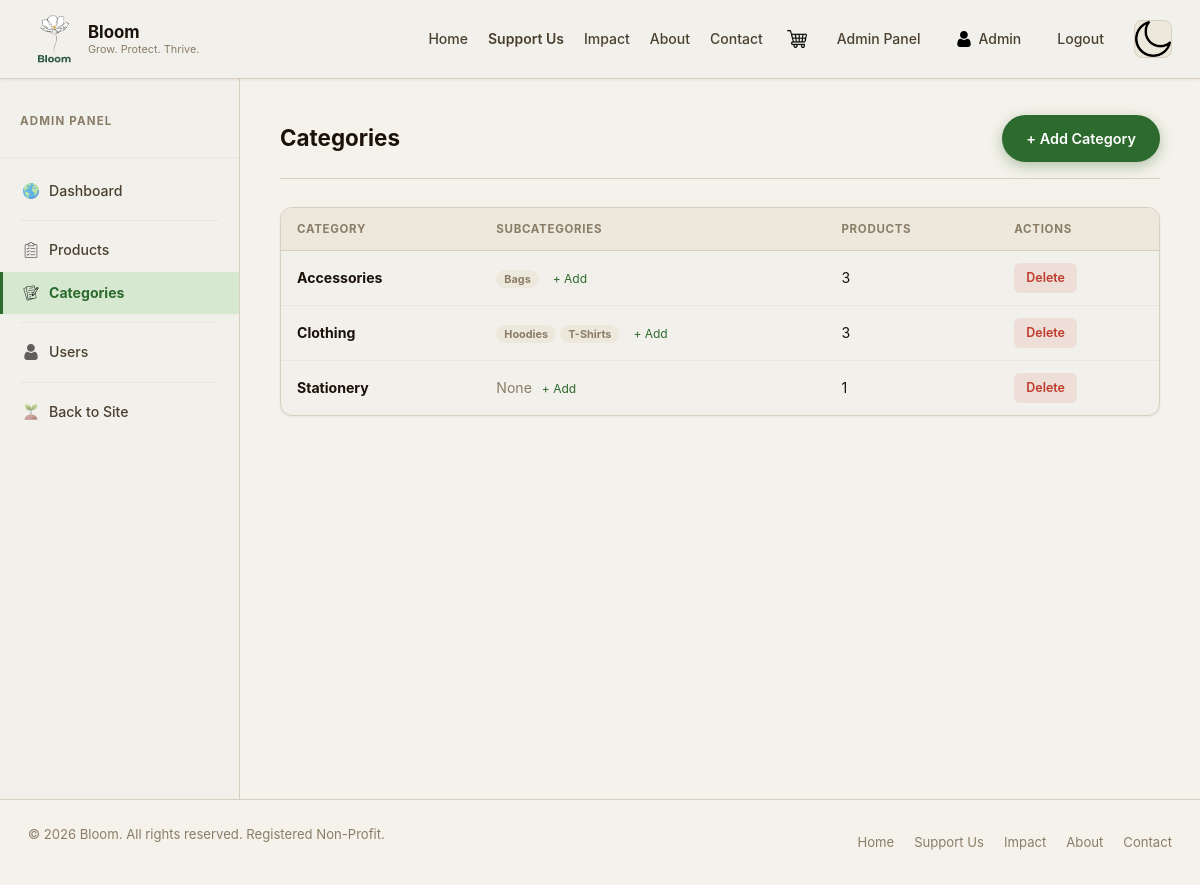
Screenshot of /panel/categories/ (signed in) with the database file from the repository.
### catalogue/models.py (models this page shows, shortened)
class Category(models.Model):
    name        = models.CharField(max_length=80)
    slug        = models.SlugField(unique=True)
    description = models.TextField(blank=True)
    class Meta:
        verbose_name_plural = 'categories'
        ordering = ['name']

class Subcategory(models.Model):
    category    = models.ForeignKey(Category, on_delete=models.CASCADE, related_name='subcategories')
    name        = models.CharField(max_length=80)
    slug        = models.SlugField(unique=True)
    class Meta:
        verbose_name_plural = 'subcategories'
        ordering = ['name']

### admin_panel/views.py (the view)
    @login_required
    def wrapped(request, *args, **kwargs):
        if not request.user.is_staff:
            raise PermissionDenied
        return view_func(request, *args, **kwargs)

### admin_panel/views.py (called while the page is built)
def staff_required(view_func):
    @login_required
    def wrapped(request, *args, **kwargs):
        if not request.user.is_staff:
            raise PermissionDenied
        return view_func(request, *args, **kwargs)
    return wrapped

@staff_required
def categories(request):
    cats = Category.objects.prefetch_related('subcategories').all()
    return render(request, 'panel/categories.html', {'categories': cats})

### shop/context_processors.py (called while the page is built)
def cart_count(request):
    count = 0
    if request.user.is_authenticated:
        from shop.models import CartItem
        count = CartItem.objects.filter(user=request.user).count()
    return {'cart_count': count}

### templates/panel/categories.html (shortened to what this page needs)
{% extends 'panel/base_panel.html' %}
{% load static %}
{% block panel_content %}
<div class="panel-header">
    <h1 class="panel-header_title">Categories</h1>
    <a href="{% url 'panel:category_add' %}" class="btn-primary">+ Add Category</a>
</div>
<div class="panel-table-wrap">
    <table class="panel-table">
        <thead><tr><th>Category</th><th>Subcategories</th><th>Products</th><th>Actions</th></tr></thead>
        <tbody>
        {% for cat in categories %}
        <tr>
            <td><strong>{{ cat.name }}</strong></td>
            <td>
                {% for sub in cat.subcategories.all %}<span class="panel-badge panel-badge--user" style="margin-right:4px;">{{ sub.name }}</span>{% empty %}<span style="color:var(--text3);">None</span>{% endfor %}
                <a href="{% url 'panel:subcategory_add' cat.id %}" style="font-size:.75rem;color:var(--green);margin-left:6px;">+ Add</a>
            </td>
            <td>{{ cat.products.count }}</td>
            <td><a href="{% url 'panel:category_delete' cat.id %}" class="action-btn delete" style="background:rgba(192,57,43,.1);color:#c0392b;">Delete</a></td>
        </tr>
        {% empty %}
        <tr><td colspan="4" style="color:var(--text3);">No categories yet.</td></tr>
        {% endfor %}
        </tbody>
    </table>
</div>
{% endblock %}

### templates/base.html (shortened to what this page needs)
{% load static %}
<!DOCTYPE html>
<html lang="en" data-theme="light">
<head>
    <link rel="stylesheet"
          href="https://cdn.jsdelivr.net/npm/bootstrap@5.3.8/dist/css/bootstrap.min.css"
 />
    <link rel="stylesheet" href="{% static 'css/style.css' %}" />
    <link rel="stylesheet" href="{% static 'css/style-auth.css' %}" />
    {% block extra_css %}{% endblock %}
</head>
<body>
<nav class="navbar navbar-expand-lg navbar-light sticky-top"
     id="navbar"
     role="navigation"
     aria-label="Main navigation"
     style="background: var(--card-bg); border-bottom: 1px solid var(--border); box-shadow: var(--shadow1);">
    <div class="container">
        <a href="{% url 'core:home' %}" class="navbar-brand d-flex align-items-center gap-2" aria-label="Bloom Home">
            <div class="logo-icon" aria-hidden="true">
                <img src="{% static 'assets/logo.png' %}"
                     alt="Bloom logo"
                     width="52" height="52"
                     style="width:52px;height:52px;object-fit:contain;border-radius:8px;"
                     onerror="this.style.display='none'" />
            </div>
            <div class="logo-text">
                <span class="logo-text_name">Bloom</span>
                <span class="logo-text_tagline">Grow. Protect. Thrive.</span>
            </div>
        </a>
        <div class="collapse navbar-collapse" id="navLinks">
            <ul class="navbar-nav ms-auto align-items-center gap-1">
                <li class="nav-item"><a href="{% url 'core:home' %}"        class="nav-link">Home</a></li>
                <li class="nav-item"><a href="{% url 'shop:support' %}"     class="nav-link nav-link--support">Support Us</a></li>
                <li class="nav-item"><a href="{% url 'core:impact' %}"      class="nav-link">Impact</a></li>
                <li class="nav-item"><a href="{% url 'core:about' %}"       class="nav-link">About</a></li>
                <li class="nav-item"><a href="{% url 'core:contact' %}"     class="nav-link">Contact</a></li>
            </ul>
            {% if user.is_authenticated %}
            <a href="{% url 'shop:cart' %}" class="nav-cart ms-2" aria-label="View cart">
                <img src="{% static 'assets/icons/cart.png' %}" alt="Cart" style="width:20px;height:20px;object-fit:contain;" />
            </a>
            {% endif %}
            <div class="nav-auth ms-2 d-flex align-items-center gap-2">
                {% if user.is_authenticated %}
                    {% if user.is_staff %}
                    <a href="{% url 'panel:dashboard' %}" class="nav-link nav-link--admin">Admin Panel</a>
                    {% endif %}
                    <a href="{% url 'accounts:dashboard' %}" class="nav-link nav-link--user">
                        {% if user.profile.avatar %}
                        <img src="{{ user.profile.avatar.url }}"
                             alt="{{ user.username }}"
                             style="width:28px;height:28px;border-radius:50%;object-fit:cover;border:2px solid var(--green);flex-shrink:0;" />
                        {% else %}
                        <img src="{% static 'assets/icons/icon-person.png' %}"
                             alt=""
                             aria-hidden="true"
                             style="width:16px;height:16px;object-fit:contain;" />
                        {% endif %}
                        {{ user.first_name|default:user.username }}
                    </a>
                    <form method="post" action="{% url 'accounts:logout' %}" style="margin:0;">
                        <button type="submit" class="nav-link nav-link--logout">Logout</button>
                    </form>
                {% else %}
                    <button class="nav-link nav-link--login" id="navLoginBtn" data-auth-trigger="login">Login</button>
                    <button class="btn-primary btn-primary--sm" id="navRegisterBtn" data-auth-trigger="register">Register</button>
                {% endif %}
            </div>
            <button class="theme-toggle ms-3" id="themeToggle" aria-label="Toggle dark mode" title="Toggle light / dark mode">
                <img class="icon-moon" src="{% static 'assets/icons/icon-moon.png' %}" alt="Dark mode"  aria-hidden="true" />
            </button>
        </div>
    </div>
</nav>
<main class="page-content">
    {% block content %}{% endblock %}
</main>
<footer role="contentinfo">
    <div class="container">
        <div class="footer_inner">
            <p class="footer_copy">&copy; 2026 Bloom. All rights reserved. Registered Non-Profit.</p>
            <nav class="footer_links" aria-label="Footer navigation">
                <a href="{% url 'core:home' %}">Home</a>
                <a href="{% url 'shop:support' %}">Support Us</a>
                <a href="{% url 'core:impact' %}">Impact</a>
                <a href="{% url 'core:about' %}">About</a>
                <a href="{% url 'core:contact' %}">Contact</a>
            </nav>
        </div>
    </div>
</footer>
</body>
</html>

### static/css/style.css (style rules this page uses)
:root { --bg: #f5f2eb; --card-bg: #f2f0eb; --section: #ede8dc; --text1: #1a1208; --text2: #4a4030; --text3: #8a7d68; --green: #2d6a2d; --green2: #3d8c3d; --greentint: #d6e8d0; --vibrant-green: #4a7c3f; --orange: #a0522d; --red: #c0392b; --border: #d8cfc0; --border2: #ece6da; --shadow1: 0 1px 3px rgba(30,18,0,.07); --shadow2: 0 4px 16px rgba(30,18,0,.1); --shadow3: 0 12px 40px rgba(30,18,0,.14); --nav: 68px; --radius: 12px; --time: 0.2s ease; }
#navbar a.nav-link--support { font-weight: 600; }
*, *::before, *::after { box-sizing: border-box; margin: 0; padding: 0; }
body { font-family: -apple-system, BlinkMacSystemFont, 'Segoe UI', sans-serif; background: var(--bg); color: var(--text1); line-height: 1.6; transition: background var(--time), color var(--time); }
ul { list-style: none; }
a { text-decoration: none; color: inherit; }
img { display: block; max-width: 100%; }
button { cursor: pointer; border: none; background: none; font-family: inherit; }
.container { width: 100%; max-width: 1200px; margin: 0 auto; padding: 0 28px; }
.btn-primary { display: inline-flex; align-items: center; gap: 8px; border-radius: 100px; padding: 12px 24px; font-family: -apple-system, BlinkMacSystemFont, 'Segoe UI', sans-serif; font-size: .9rem; font-weight: 600; white-space: nowrap; background: var(--green) !important; color: #fff !important; border-color: var(--green) !important; box-shadow: 0 4px 14px rgba(45,106,45,.35); --bs-btn-bg: var(--green); --bs-btn-border-color: var(--green); --bs-btn-hover-bg: var(--green2); --bs-btn-hover-border-color: var(--green2); --bs-btn-active-bg: var(--green2); --bs-btn-active-border-color: var(--green2); }
.navbar-brand .logo-text { display: flex; flex-direction: column; line-height: 1.2; }
.navbar-brand .logo-text_name { font-family: -apple-system, BlinkMacSystemFont, 'Segoe UI', sans-serif; font-weight: 700; font-size: 1.05rem; color: var(--text1); }
.navbar-brand .logo-text_tagline { font-size: .68rem; color: var(--text3); }
.navbar .nav-link { font-size: .875rem; font-weight: 500; color: var(--text2); padding: 7px 14px; border-radius: 8px; transition: color var(--time), background var(--time); }
.theme-toggle { width: 38px; height: 38px; border-radius: 8px; background: var(--section); border: 1px solid var(--border); display: flex; align-items: center; justify-content: center; color: var(--text2); transition: all var(--time); }
.theme-toggle .icon-moon { display: block; }
footer { padding: 24px 0; border-top: 1px solid var(--border); }
.footer_inner { display: flex; align-items: center; justify-content: space-between; gap: 16px; }
.footer_copy { font-size: .82rem; color: var(--text3); }
.footer_links { display: flex; gap: 20px; }
.footer_links a { font-size: .82rem; color: var(--text3); transition: color var(--time); }

### static/css/style-auth.css (style rules this page uses)
.nav-link--logout { background: none; border: none; font-family: -apple-system, BlinkMacSystemFont, 'Segoe UI', sans-serif; font-size: .88rem; font-weight: 500; color: var(--text3); cursor: pointer; padding: 6px 12px; border-radius: 6px; transition: color var(--time); }
.nav-link--user { display: flex; align-items: center; gap: 6px; font-size: .88rem; font-weight: 600; color: var(--green); }
.nav-cart { position: relative; display: flex; align-items: center; padding: 6px 8px; }

### rows the page displays
Category: name "Accessories", products.count "3"
Subcategory: name "Bags"
Category: name "Clothing", products.count "3"
Subcategory: name "Hoodies"
Subcategory: name "T-Shirts"
Category: name "Stationery", products.count "1"

### other values shown
{{ user.first_name|default:user.username }} "Admin"
